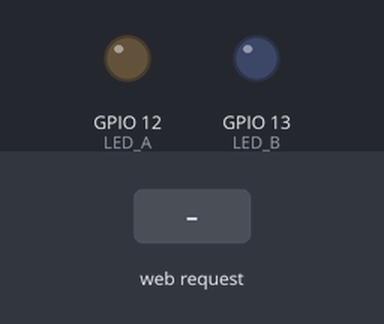
Simulated run of this sketch. Board: ESP8266 (NodeMCU). Parts: output pins drawn as LEDs (lit = HIGH). The test bench sets the inputs (shaded band). WiFi joins after 1.5 s; servers stay silent unless stated; what the sketch prints to the serial monitor is not drawn.

Above: at 2.7 s.
2.8 s: HTTP request GET /both received
At 3.7 s:
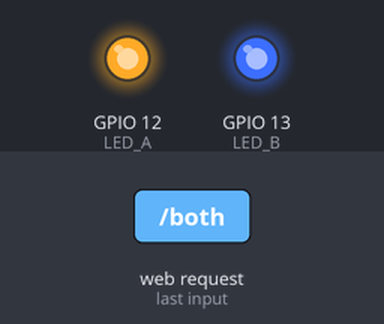
4.3 s: HTTP request GET /a received
At 4.8 s:
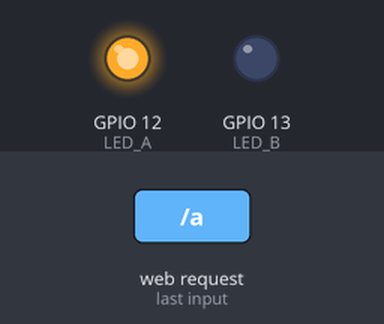
5.8 s: HTTP request GET /b received
At 7.2 s:
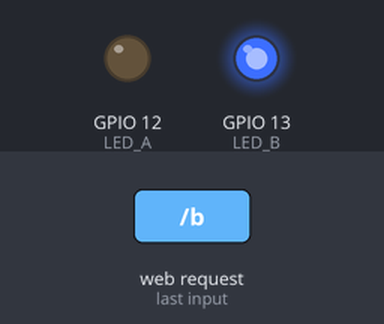
Timing chart, 0 to 8.8 s (numbered marks = the images above; inputs shaded):
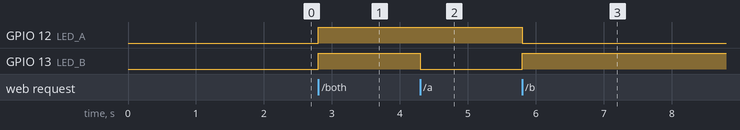

Measured:
- after the input at 2.8 s, GPIO 12 (LED_A), GPIO 13 (LED_B): LOW → HIGH at once
- after the input at 4.3 s, GPIO 13 (LED_B): HIGH → LOW at once
- after the input at 5.8 s, GPIO 12 (LED_A): HIGH → LOW at once; GPIO 13 (LED_B): LOW → HIGH at once

The sketch:

aru3_7_train1.ino
```cpp
#include <ESP8266WebServer.h>

#define SSID "FABLABKAMAKURA2_guest"
#define PASS "kamakura_1192"

#define LED_A 12
#define LED_B 13

ESP8266WebServer server(80);

char* html = "<!DOCTYPE html>\
<head>\
  <meta charset='UTF-8'>\
  <meta name='viewport' content='width=device-width'>\
</head>\
<body>\
  <h1><a href='/both'>両方つける</a></h1>\
  <h1><a href='/a'>LED_A</a></h1>\
  <h1><a href='/b'>LED_B</a></h1>\
  <h1><a href='/off'>OFF</a></h1>\
</body>\
</html>";

void connectWiFi(){
  WiFi.begin(SSID, PASS);
  Serial.println();
  while(WiFi.status() != WL_CONNECTED){
    delay(500);
    Serial.print(".");
  }
  Serial.println();
  Serial.println("WiFi connected");
  Serial.println(WiFi.localIP());
}

void handleRoot(){
  server.send(200, "text/html", html);
}

void turnOnBoth(){
  digitalWrite(LED_A, HIGH);
  digitalWrite(LED_B, HIGH);
  server.send(200, "text/html", html);
  Serial.println("turn on both");
}

void turnOnA(){
  digitalWrite(LED_A, HIGH);
  digitalWrite(LED_B, LOW);
  server.send(200, "text/html", html);
  Serial.println("turn on a");
}

void turnOnB(){  // LED ON
  digitalWrite(LED_A, LOW);
  digitalWrite(LED_B, HIGH);
  server.send(200, "text/html", html);
  Serial.println("turn on b");
}

void turnOff(){  // LED OFF
  digitalWrite(LED_A, LOW);
  digitalWrite(LED_B, LOW);
  server.send(200, "text/html", html);
  Serial.println("turn off");
}

void setup(){
  Serial.begin(9600);
  pinMode(LED_A, OUTPUT);
  pinMode(LED_B, OUTPUT);
  digitalWrite(LED_A, LOW);
  digitalWrite(LED_B, LOW);

  connectWiFi();
  server.on("/", handleRoot);
  server.on("/both", turnOnBoth);
  server.on("/a", turnOnA);
  server.on("/b", turnOnB);
  server.on("/off", turnOff);
  server.begin();
  Serial.println("HTTP server started");
}

void loop() {
  server.handleClient();
}
```
